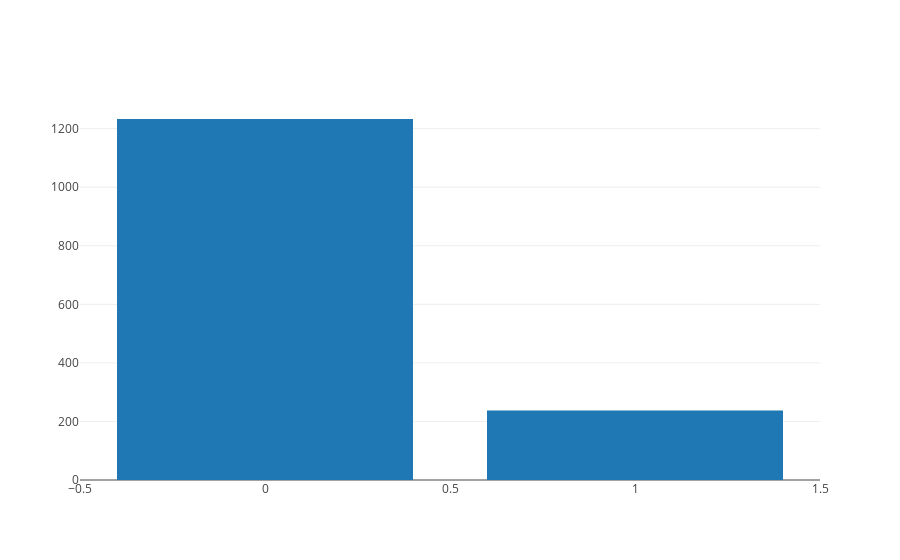

This figure's notebook cell:
### Markdown cell above
Let's check the target value distribution within given dataset:

### Code cell
py.iplot([go.Bar(
            x=data["Attrition"].value_counts().index.values,
            y= data["Attrition"].value_counts().values
    )], filename='basic-bar')

### Figure 1 — Plotly figure (JSON) as saved in the notebook; plotly's stock layout.template omitted (floating-point values rounded to 4 significant figures)
{"data": [{"type": "bar", "x": [0, 1], "y": [1233, 237]}], "layout": {}}
